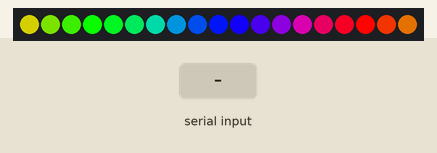
Simulated run of this sketch. Board: Arduino Uno, built with avr-gcc and run on an emulated ATmega328P. Shown: 19 RGB LEDs in strip order, left to right. Inputs (shaded band) come from the test bench. Dim RGB values are drawn brighter than linear.

Above: at 1.2 s.
1.3 s: "a" received over Serial
At 1.35 s:
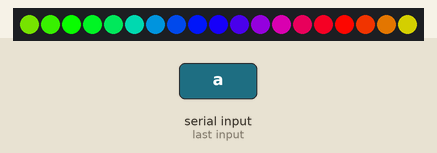
4.2 s: "u" received over Serial
At 4.36 s:
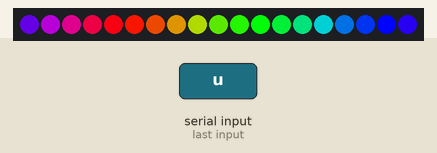
At 5.89 s:
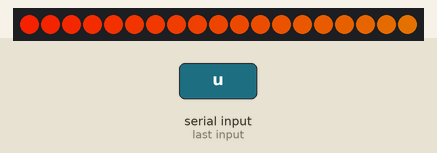
6.6 s: "q" received over Serial
9.1 s: "f" received over Serial
16.4 s: "j" received over Serial
20.1 s: "u" received over Serial
At 28.21 s:
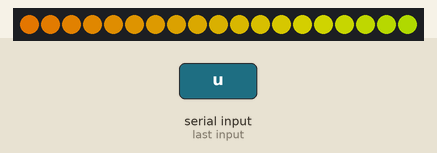

The sketch:

twitterradio.ino
```cpp
#include <Adafruit_NeoPixel.h>
#ifdef __AVR__
#include <avr/power.h>
#endif

#define PIN 6   // pin controlling strip
#define NUM_LIGHTS 19

// Parameter 1 = number of pixels in strip
// Parameter 2 = Arduino pin number (most are valid)
// Parameter 3 = pixel type flags, add together as needed:
//   NEO_KHZ800  800 KHz bitstream (most NeoPixel products w/WS2812 LEDs)
//   NEO_KHZ400  400 KHz (classic 'v1' (not v2) FLORA pixels, WS2811 drivers)
//   NEO_GRB     Pixels are wired for GRB bitstream (most NeoPixel products)
//   NEO_RGB     Pixels are wired for RGB bitstream (v1 FLORA pixels, not v2)
//   NEO_RGBW    Pixels are wired for RGBW bitstream (NeoPixel RGBW products)
Adafruit_NeoPixel strip = Adafruit_NeoPixel(NUM_LIGHTS, PIN, NEO_GRB + NEO_KHZ800);

char val;
char quitVal = 'q';
char inVal;
boolean setColor = false;
uint32_t low;
uint32_t high;

void setup() {
  // put your setup code here, to run once:
  strip.begin();
  strip.show();
  Serial.begin(9600);
}

void loop() {
  // put your main code here, to run repeatedly:
  if (Serial.available()){
    // incoming serial data
    inVal = Serial.read();
    if (inVal != ' '){
      val = inVal;
    }
//    Serial.println(val, DEC);

    // set color based on emotion: anger, disgust, fear, joy, sadness, undefined
    if (val == 'a'){
      // ANGER
      quitVal = 'p';
      low = strip.Color(255, 0, 0);     // red
      setColors(low);
    }
    else if (val == 'd'){
      // DISGUST
      quitVal = 'p';
      low = strip.Color(0, 255, 0);     // red
      setColors(low);
    }
    else if (val == 'f'){
      // FEAR
      quitVal = 'p';
      low = strip.Color(128,0,128);     // purple
      setColors(low);
    }
    else if (val == 'j'){
      // JOY
      quitVal = 'p';
      low = strip.Color(250, 150, 0);  // yellow
      setColors(low);
    }
    else if (val == 's'){
      // SADNESS
      quitVal = 'p';
      low = strip.Color(0, 0, 255);    // blue
      setColors(low);
    }
    else if (val == 'u'){
      // undefined
      quitVal = 'u';
      rainbow(20);
    }
    else if (val == 'q'){
      // song stopped playing
      quitVal = 'q';
      rainbowCycle(20);
    }
  }
  if (quitVal == 'q'){
      rainbowCycle(20);
  }
  else if (quitVal == 'u'){
    rainbow(20);
  }
}

void setColors(uint32_t c){
  for(uint16_t i=0; i<strip.numPixels(); i++) {
    strip.setPixelColor(i, c);
    strip.show();
  }
}

// Shift through colors of the rainbow
void rainbow(uint8_t wait) {
  uint16_t i, j;

  for(j=0; j<256; j++) {
    for(i=0; i<strip.numPixels(); i++) {
      strip.setPixelColor(i, Wheel((i+j) & 255));
    }
    strip.show();
    delay(wait);
  }
}

// Slightly different, this makes the rainbow equally distributed throughout
void rainbowCycle(uint8_t wait) {
  uint16_t i, j;

  for(j=0; j<256; j++) { // 5 cycles of all colors on wheel
    for(i=0; i< strip.numPixels(); i++) {
      strip.setPixelColor(i, Wheel(((i * 256 / strip.numPixels()) + j) & 255));
    }
    strip.show();
    delay(wait);
  }
}

// Input a value 0 to 255 to get a color value.
// The colours are a transition r - g - b - back to r.
uint32_t Wheel(byte WheelPos) {
  WheelPos = 255 - WheelPos;
  if(WheelPos < 85) {
    return strip.Color(255 - WheelPos * 3, 0, WheelPos * 3);
  }
  if(WheelPos < 170) {
    WheelPos -= 85;
    return strip.Color(0, WheelPos * 3, 255 - WheelPos * 3);
  }
  WheelPos -= 170;
  return strip.Color(WheelPos * 3, 255 - WheelPos * 3, 0);
}

void fadeInAndOut(uint8_t red, uint8_t green, uint8_t blue, uint8_t wait) {

  for(uint8_t b=30; b <255; b++) {
     for(uint8_t i=0; i < strip.numPixels(); i++) {
        strip.setPixelColor(i, red*b/255, green*b/255, blue*b/255);
     }
     strip.show();
     delay(wait);
  }

  for(uint8_t b=255; b > 30; b--) {
     for(uint8_t i=0; i < strip.numPixels(); i++) {
        strip.setPixelColor(i, red*b/255, green*b/255, blue*b/255);
     }
     strip.show();
     delay(wait);
  }
}
```
